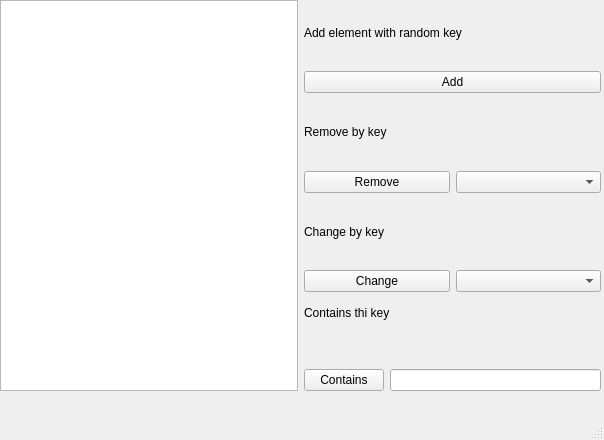
<?xml version="1.0" encoding="UTF-8"?>
<ui version="4.0">
 <class>MainWindow</class>
 <widget class="QMainWindow" name="MainWindow">
  <property name="geometry">
   <rect>
    <x>0</x>
    <y>0</y>
    <width>604</width>
    <height>440</height>
   </rect>
  </property>
  <property name="windowTitle">
   <string>MainWindow</string>
  </property>
  <widget class="QWidget" name="centralwidget">
   <widget class="QWidget" name="layoutWidget">
    <property name="geometry">
     <rect>
      <x>0</x>
      <y>0</y>
      <width>601</width>
      <height>391</height>
     </rect>
    </property>
    <layout class="QHBoxLayout" name="horizontalLayout_5">
     <item>
      <widget class="QListWidget" name="listWidget"/>
     </item>
     <item>
      <layout class="QVBoxLayout" name="verticalLayout_5">
       <item>
        <layout class="QVBoxLayout" name="verticalLayout_2">
         <item>
          <widget class="QLabel" name="label_2">
           <property name="text">
            <string>Add element with random key</string>
           </property>
          </widget>
         </item>
         <item>
          <widget class="QPushButton" name="pushButton_2">
           <property name="text">
            <string>Add</string>
           </property>
          </widget>
         </item>
        </layout>
       </item>
       <item>
        <layout class="QVBoxLayout" name="verticalLayout_3">
         <item>
          <widget class="QLabel" name="label_3">
           <property name="text">
            <string>Remove by key</string>
           </property>
          </widget>
         </item>
         <item>
          <layout class="QHBoxLayout" name="horizontalLayout">
           <item>
            <widget class="QPushButton" name="pushButton_3">
             <property name="text">
              <string>Remove</string>
             </property>
            </widget>
           </item>
           <item>
            <widget class="QComboBox" name="deleteBox"/>
           </item>
          </layout>
         </item>
        </layout>
       </item>
       <item>
        <layout class="QVBoxLayout" name="verticalLayout_4">
         <item>
          <widget class="QLabel" name="label_4">
           <property name="text">
            <string>Change by key</string>
           </property>
          </widget>
         </item>
         <item>
          <layout class="QHBoxLayout" name="horizontalLayout_2">
           <item>
            <widget class="QPushButton" name="pushButton_4">
             <property name="text">
              <string>Change</string>
             </property>
            </widget>
           </item>
           <item>
            <widget class="QComboBox" name="editBox"/>
           </item>
          </layout>
         </item>
        </layout>
       </item>
       <item>
        <layout class="QVBoxLayout" name="verticalLayout_6">
         <item>
          <widget class="QLabel" name="label_5">
           <property name="text">
            <string>Contains thi key</string>
           </property>
          </widget>
         </item>
         <item>
          <widget class="QLabel" name="contains">
           <property name="text">
            <string/>
           </property>
           <property name="alignment">
            <set>Qt::AlignCenter</set>
           </property>
          </widget>
         </item>
         <item>
          <layout class="QHBoxLayout" name="horizontalLayout_4">
           <item>
            <widget class="QPushButton" name="pushButton_5">
             <property name="text">
              <string>Contains</string>
             </property>
            </widget>
           </item>
           <item>
            <widget class="QLineEdit" name="containsKey"/>
           </item>
          </layout>
         </item>
        </layout>
       </item>
      </layout>
     </item>
    </layout>
   </widget>
  </widget>
  <widget class="QMenuBar" name="menubar">
   <property name="geometry">
    <rect>
     <x>0</x>
     <y>0</y>
     <width>604</width>
     <height>21</height>
    </rect>
   </property>
  </widget>
  <widget class="QStatusBar" name="statusbar"/>
 </widget>
 <resources/>
 <connections/>
</ui>
